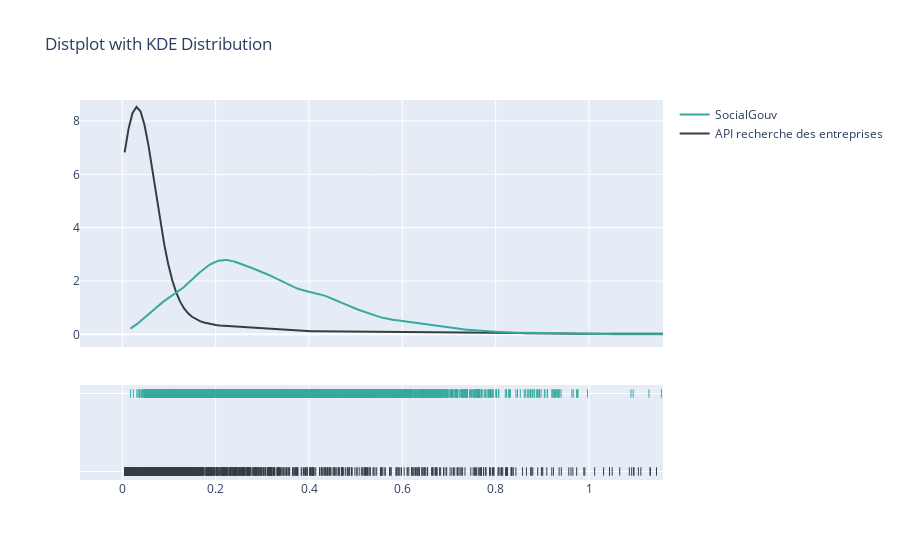

Notebook cell for this chart:
### Code cell
import plotly.figure_factory as ff
import numpy as np

# Add histogram data
x1 = df_test["resp_time_elastic_1"]
x2 = df_test["resp_time_socialGouv"]
colors = ['#333F44', '#37AA9C']


# Group data together
hist_data = [x1, x2]

group_labels = ['API recherche des entreprises', 'SocialGouv']

# Create distplot with custom bin_size
fig = ff.create_distplot(hist_data, group_labels, show_hist=False,  colors=colors)
fig.update_layout(title_text='Distplot with KDE Distribution')
fig.show()

### Figure 1 — Plotly figure (JSON) as saved in the notebook; plotly's stock layout.template omitted (floating-point values rounded to 4 significant figures; data arrays with more than 128 entries replaced by an {"elided": "..."} marker saying what was removed)
{"data": [{"legendgroup": "API recherche des entreprises", "marker": {"color": "#333F44"}, "mode": "lines", "name": "API recherche des entreprises", "showlegend": true, "type": "scatter", "x": {"elided": "500 float values"}, "xaxis": "x", "y": {"elided": "500 float values"}, "yaxis": "y"}, {"legendgroup": "SocialGouv", "marker": {"color": "#37AA9C"}, "mode": "lines", "name": "SocialGouv", "showlegend": true, "type": "scatter", "x": {"elided": "500 float values"}, "xaxis": "x", "y": {"elided": "500 float values"}, "yaxis": "y"}, {"legendgroup": "API recherche des entreprises", "marker": {"color": "#333F44", "symbol": "line-ns-open"}, "mode": "markers", "name": "API recherche des entreprises", "showlegend": false, "type": "scatter", "x": {"elided": "5000 float values"}, "xaxis": "x", "y": {"elided": "5000 str values"}, "yaxis": "y2"}, {"legendgroup": "SocialGouv", "marker": {"color": "#37AA9C", "symbol": "line-ns-open"}, "mode": "markers", "name": "SocialGouv", "showlegend": false, "type": "scatter", "x": {"elided": "5000 float values"}, "xaxis": "x", "y": {"elided": "5000 str values"}, "yaxis": "y2"}], "layout": {"autosize": true, "barmode": "overlay", "hovermode": "closest", "legend": {"traceorder": "reversed"}, "title": {"text": "Distplot with KDE Distribution"}, "xaxis": {"anchor": "y2", "autorange": false, "domain": [0, 1], "range": [-0.09068, 1.158], "type": "linear", "zeroline": false}, "yaxis": {"anchor": "free", "autorange": false, "domain": [0.35, 1], "position": 0, "range": [-0.4737, 8.789], "type": "linear"}, "yaxis2": {"anchor": "x", "autorange": true, "domain": [0, 0.25], "dtick": 1, "range": [-0.1818, 1.182], "showticklabels": false, "type": "category"}}}
